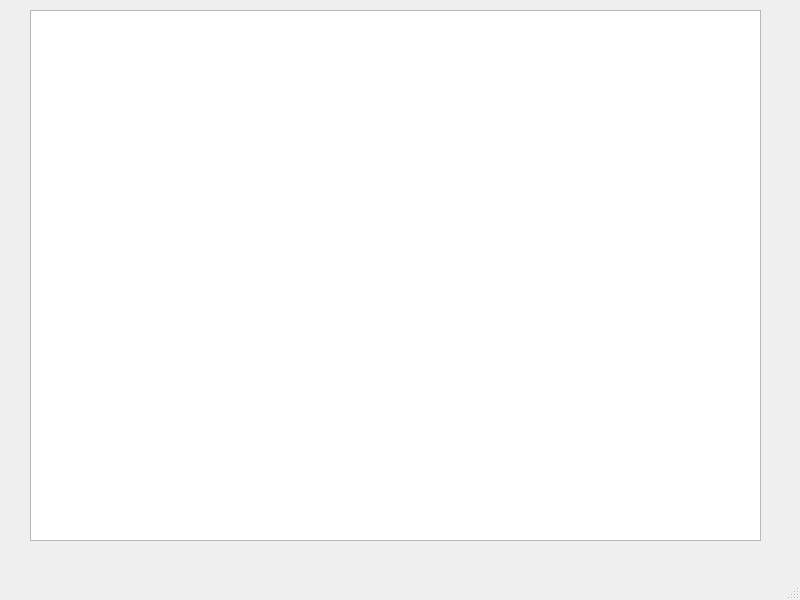
<?xml version="1.0" encoding="UTF-8"?>
<ui version="4.0">
 <class>MainWindow</class>
 <widget class="QMainWindow" name="MainWindow">
  <property name="geometry">
   <rect>
    <x>0</x>
    <y>0</y>
    <width>800</width>
    <height>600</height>
   </rect>
  </property>
  <property name="windowTitle">
   <string>MainWindow</string>
  </property>
  <widget class="QWidget" name="centralwidget">
   <widget class="QTextBrowser" name="textBrowser">
    <property name="geometry">
     <rect>
      <x>30</x>
      <y>10</y>
      <width>731</width>
      <height>531</height>
     </rect>
    </property>
   </widget>
  </widget>
  <widget class="QMenuBar" name="menubar">
   <property name="geometry">
    <rect>
     <x>0</x>
     <y>0</y>
     <width>800</width>
     <height>22</height>
    </rect>
   </property>
  </widget>
  <widget class="QStatusBar" name="statusbar"/>
 </widget>
 <resources/>
 <connections/>
</ui>
